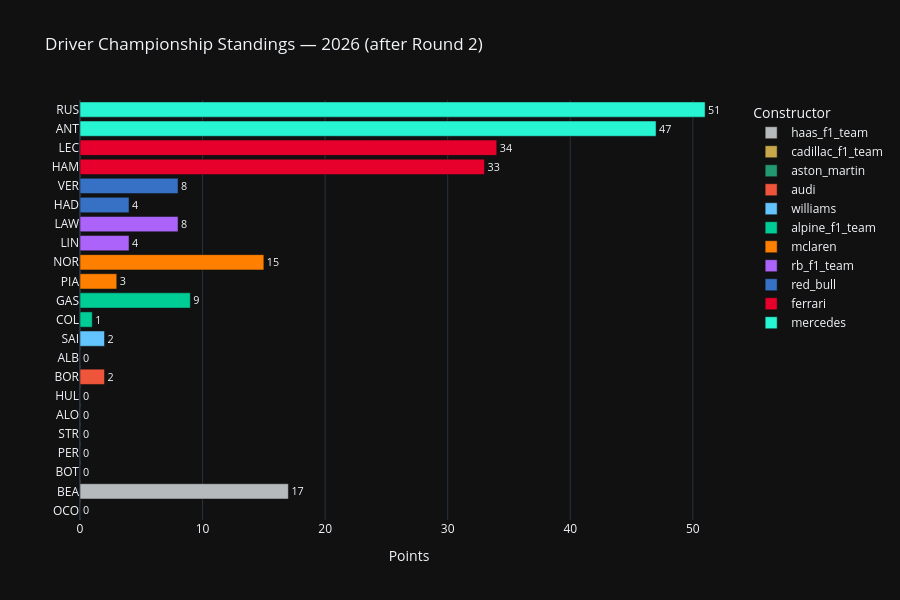

The code cell stored with this chart in its notebook:
### Markdown cell above
## 2. Championship Standings

### Code cell
# ── 2.1 Points after latest round ────────────────────────────────────────────
fig = px.bar(
    standings_latest.sort_values("championship_points", ascending=True),
    x="championship_points",
    y="abbreviation",
    orientation="h",
    color="constructor",
    color_discrete_map=TEAM_COLORS,
    title=f"Driver Championship Standings — {SEASON} (after Round {latest_round})",
    labels={
        "championship_points": "Points",
        "abbreviation": "",
        "constructor": "Constructor",
    },
    template=PLOTLY_TEMPLATE,
    text="championship_points",
)
fig.update_traces(textposition="outside")
fig.update_layout(height=600)
fig.show()

### Figure 1 — Plotly figure (JSON) as saved in the notebook; plotly's stock layout.template omitted (floating-point values rounded to 4 significant figures)
{"data": [{"alignmentgroup": "True", "hovertemplate": "Constructor=haas_f1_team<br>Points=%{text}<br>=%{y}<extra></extra>", "legendgroup": "haas_f1_team", "marker": {"color": "#B6BABD", "pattern": {"shape": ""}}, "name": "haas_f1_team", "offsetgroup": "haas_f1_team", "orientation": "h", "showlegend": true, "text": [0, 17], "textposition": "outside", "type": "bar", "x": [0, 17], "xaxis": "x", "y": ["OCO", "BEA"], "yaxis": "y"}, {"alignmentgroup": "True", "hovertemplate": "Constructor=cadillac_f1_team<br>Points=%{text}<br>=%{y}<extra></extra>", "legendgroup": "cadillac_f1_team", "marker": {"color": "#C8A84B", "pattern": {"shape": ""}}, "name": "cadillac_f1_team", "offsetgroup": "cadillac_f1_team", "orientation": "h", "showlegend": true, "text": [0, 0], "textposition": "outside", "type": "bar", "x": [0, 0], "xaxis": "x", "y": ["BOT", "PER"], "yaxis": "y"}, {"alignmentgroup": "True", "hovertemplate": "Constructor=aston_martin<br>Points=%{text}<br>=%{y}<extra></extra>", "legendgroup": "aston_martin", "marker": {"color": "#229971", "pattern": {"shape": ""}}, "name": "aston_martin", "offsetgroup": "aston_martin", "orientation": "h", "showlegend": true, "text": [0, 0], "textposition": "outside", "type": "bar", "x": [0, 0], "xaxis": "x", "y": ["STR", "ALO"], "yaxis": "y"}, {"alignmentgroup": "True", "hovertemplate": "Constructor=audi<br>Points=%{text}<br>=%{y}<extra></extra>", "legendgroup": "audi", "marker": {"color": "#EF553B", "pattern": {"shape": ""}}, "name": "audi", "offsetgroup": "audi", "orientation": "h", "showlegend": true, "text": [0, 2], "textposition": "outside", "type": "bar", "x": [0, 2], "xaxis": "x", "y": ["HUL", "BOR"], "yaxis": "y"}, {"alignmentgroup": "True", "hovertemplate": "Constructor=williams<br>Points=%{text}<br>=%{y}<extra></extra>", "legendgroup": "williams", "marker": {"color": "#64C4FF", "pattern": {"shape": ""}}, "name": "williams", "offsetgroup": "williams", "orientation": "h", "showlegend": true, "text": [0, 2], "textposition": "outside", "type": "bar", "x": [0, 2], "xaxis": "x", "y": ["ALB", "SAI"], "yaxis": "y"}, {"alignmentgroup": "True", "hovertemplate": "Constructor=alpine_f1_team<br>Points=%{text}<br>=%{y}<extra></extra>", "legendgroup": "alpine_f1_team", "marker": {"color": "#00cc96", "pattern": {"shape": ""}}, "name": "alpine_f1_team", "offsetgroup": "alpine_f1_team", "orientation": "h", "showlegend": true, "text": [1, 9], "textposition": "outside", "type": "bar", "x": [1, 9], "xaxis": "x", "y": ["COL", "GAS"], "yaxis": "y"}, {"alignmentgroup": "True", "hovertemplate": "Constructor=mclaren<br>Points=%{text}<br>=%{y}<extra></extra>", "legendgroup": "mclaren", "marker": {"color": "#FF8000", "pattern": {"shape": ""}}, "name": "mclaren", "offsetgroup": "mclaren", "orientation": "h", "showlegend": true, "text": [3, 15], "textposition": "outside", "type": "bar", "x": [3, 15], "xaxis": "x", "y": ["PIA", "NOR"], "yaxis": "y"}, {"alignmentgroup": "True", "hovertemplate": "Constructor=rb_f1_team<br>Points=%{text}<br>=%{y}<extra></extra>", "legendgroup": "rb_f1_team", "marker": {"color": "#ab63fa", "pattern": {"shape": ""}}, "name": "rb_f1_team", "offsetgroup": "rb_f1_team", "orientation": "h", "showlegend": true, "text": [4, 8], "textposition": "outside", "type": "bar", "x": [4, 8], "xaxis": "x", "y": ["LIN", "LAW"], "yaxis": "y"}, {"alignmentgroup": "True", "hovertemplate": "Constructor=red_bull<br>Points=%{text}<br>=%{y}<extra></extra>", "legendgroup": "red_bull", "marker": {"color": "#3671C6", "pattern": {"shape": ""}}, "name": "red_bull", "offsetgroup": "red_bull", "orientation": "h", "showlegend": true, "text": [4, 8], "textposition": "outside", "type": "bar", "x": [4, 8], "xaxis": "x", "y": ["HAD", "VER"], "yaxis": "y"}, {"alignmentgroup": "True", "hovertemplate": "Constructor=ferrari<br>Points=%{text}<br>=%{y}<extra></extra>", "legendgroup": "ferrari", "marker": {"color": "#E8002D", "pattern": {"shape": ""}}, "name": "ferrari", "offsetgroup": "ferrari", "orientation": "h", "showlegend": true, "text": [33, 34], "textposition": "outside", "type": "bar", "x": [33, 34], "xaxis": "x", "y": ["HAM", "LEC"], "yaxis": "y"}, {"alignmentgroup": "True", "hovertemplate": "Constructor=mercedes<br>Points=%{text}<br>=%{y}<extra></extra>", "legendgroup": "mercedes", "marker": {"color": "#27F4D2", "pattern": {"shape": ""}}, "name": "mercedes", "offsetgroup": "mercedes", "orientation": "h", "showlegend": true, "text": [47, 51], "textposition": "outside", "type": "bar", "x": [47, 51], "xaxis": "x", "y": ["ANT", "RUS"], "yaxis": "y"}], "layout": {"barmode": "relative", "height": 600, "legend": {"title": {"text": "Constructor"}, "tracegroupgap": 0}, "title": {"text": "Driver Championship Standings — 2026 (after Round 2)"}, "xaxis": {"anchor": "y", "domain": [0, 1], "title": {"text": "Points"}}, "yaxis": {"anchor": "x", "domain": [0, 1], "title": {"text": ""}}}}
